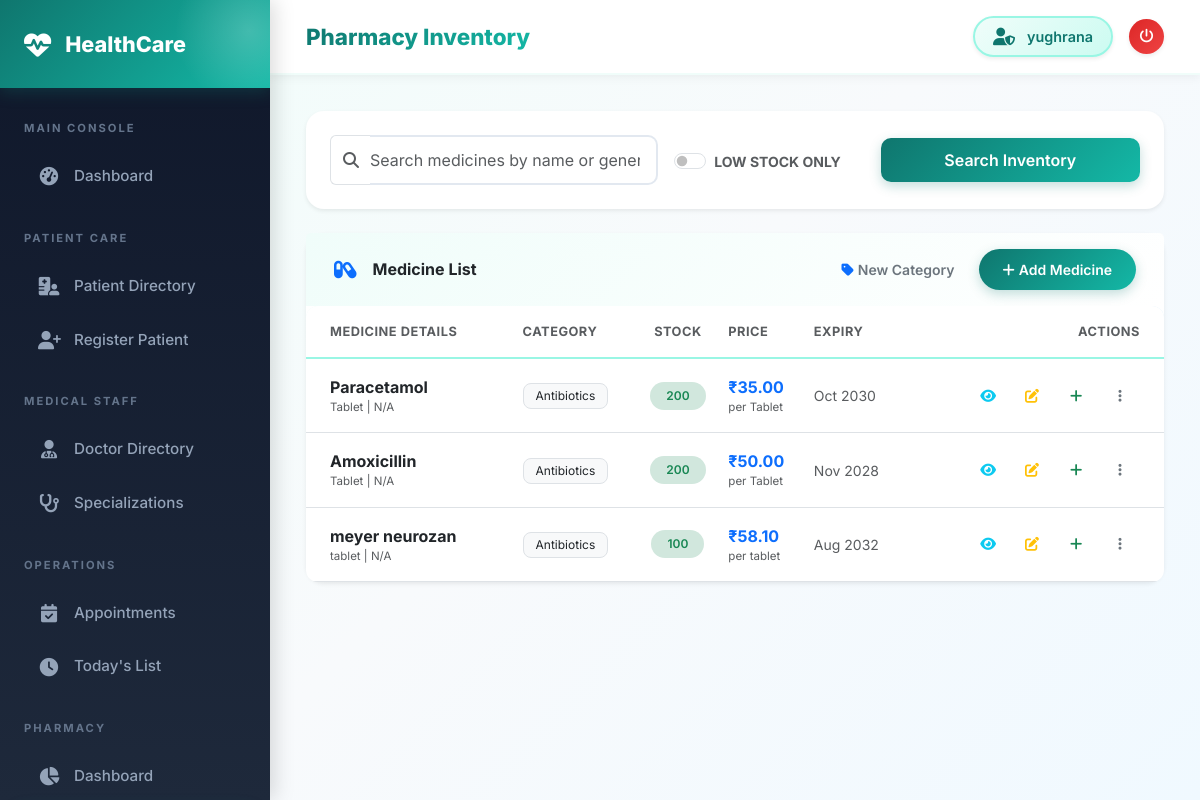
Screenshot of /pharmacy/medicines/ (signed in) with the database file from the repository.
### pharmacy/models.py (models this page shows, shortened)
class Medicine(models.Model):
    name = models.CharField(max_length=200)
    generic_name = models.CharField(max_length=200, blank=True)
    category = models.ForeignKey(MedicineCategory, on_delete=models.SET_NULL, null=True)
    manufacturer = models.CharField(max_length=200, blank=True)
    description = models.TextField(blank=True)
    dosage_form = models.CharField(max_length=100, blank=True, help_text="e.g. Tablet, Syrup, Injection")
    strength = models.CharField(max_length=100, blank=True, help_text="e.g. 500mg, 250mg/5ml")
    unit_price = models.DecimalField(max_digits=10, decimal_places=2, default=0)
    stock_quantity = models.IntegerField(default=0)
    reorder_level = models.IntegerField(default=10)
    expiry_date = models.DateField(null=True, blank=True)
    batch_number = models.CharField(max_length=50, blank=True)
    requires_prescription = models.BooleanField(default=False)
    is_active = models.BooleanField(default=True)
    created_at = models.DateTimeField(auto_now_add=True)
    updated_at = models.DateTimeField(auto_now=True)
    @property
    def is_low_stock(self):
        return self.stock_quantity <= self.reorder_level
    @property
    def is_expired(self):
        if self.expiry_date:
            from datetime import date
            return self.expiry_date < date.today()
        return False

class MedicineCategory(models.Model):
    name = models.CharField(max_length=100, unique=True)
    description = models.TextField(blank=True)
    class Meta:
        verbose_name_plural = "Medicine Categories"

### pharmacy/views.py (the view)
# urls.py: path('medicines/', views.medicine_list, name='medicine_list'),
@login_required
def medicine_list(request):
    query = request.GET.get('q', '')
    low_stock = request.GET.get('low_stock', '')
    medicines = Medicine.objects.select_related('category').filter(is_active=True)
    if query:
        medicines = medicines.filter(
            Q(name__icontains=query) |
            Q(generic_name__icontains=query) |
            Q(category__name__icontains=query)
        )
    if low_stock:
        medicines = [m for m in medicines if m.is_low_stock]
    return render(request, 'pharmacy/medicine_list.html', {
        'medicines': medicines, 'query': query, 'low_stock': low_stock
    })

### templates/pharmacy/medicine_list.html (shortened to what this page needs)
{% extends 'base/base.html' %}
{% block page_title %}Pharmacy Inventory{% endblock %}
{% block content %}
<div class="row mb-4">
    <div class="col-12">
        <div class="card shadow-sm border-0">
            <div class="card-body p-4">
                <form method="get" class="row align-items-center g-3">
                    <div class="col-md-5">
                        <div class="input-group">
                            <span class="input-group-text bg-white border-end-0 text-muted">
                                <i class="fas fa-search"></i>
                            </span>
                            <input type="text" name="q" class="form-control border-start-0 ps-0" placeholder="Search medicines by name or generic..." value="{{ query }}">
                        </div>
                    </div>
                    <div class="col-md-3">
                        <div class="form-check form-switch mt-1">
                            <input class="form-check-input" type="checkbox" name="low_stock" id="lowStock" {% if low_stock %}checked{% endif %} onchange="this.form.submit()">
                            <label class="form-check-label fw-bold text-muted small" for="lowStock">LOW STOCK ONLY</label>
                        </div>
                    </div>
                    <div class="col-md-4 d-flex gap-2">
                        <button class="btn btn-primary px-4 flex-fill" type="submit">Search Inventory</button>
                    </div>
                </form>
            </div>
        </div>
    </div>
</div>
<div class="card shadow-sm border-0 overflow-visible">
    <div class="card-header bg-white py-3 border-0 d-flex justify-content-between align-items-center">
        <div class="d-flex align-items-center">
            <i class="fas fa-capsules text-primary fa-lg me-3"></i>
            <h6 class="mb-0 fw-bold">Medicine List</h6>
        </div>
        <div class="d-flex gap-2">
            <a href="{% url 'category_create' %}" class="btn btn-outline-secondary btn-sm rounded-pill px-3">
                <i class="fas fa-tag me-1 text-primary"></i>New Category
            </a>
            <a href="{% url 'medicine_create' %}" class="btn btn-primary btn-sm rounded-pill px-4">
                <i class="fas fa-plus me-1"></i>Add Medicine
            </a>
        </div>
    </div>
    <div class="card-body p-0">
        <div class="table-responsive" style="overflow: visible;">
            <table class="table table-hover align-middle mb-0">
                <thead class="bg-light">
                    <tr>
                        <th class="px-4 py-3 small text-uppercase text-muted border-0">Medicine Details</th>
                        <th class="py-3 small text-uppercase text-muted border-0">Category</th>
                        <th class="py-3 small text-uppercase text-muted border-0 text-center">Stock</th>
                        <th class="py-3 small text-uppercase text-muted border-0">Price</th>
                        <th class="py-3 small text-uppercase text-muted border-0">Expiry</th>
                        <th class="px-4 py-3 small text-uppercase text-muted border-0 text-end">Actions</th>
                    </tr>
                </thead>
                <tbody class="border-top-0">
                    {% for med in medicines %}
                    <tr class="{% if med.is_expired %}bg-danger-subtle{% elif med.is_low_stock %}bg-warning-subtle{% endif %}">
                        <td class="px-4 py-3">
                            <div class="fw-bold text-dark">
                                <a href="{% url 'medicine_detail' med.pk %}" class="text-decoration-none text-dark">{{ med.name }}</a>
                            </div>
                            <div class="text-muted extra-small">{{ med.dosage_form }} | {{ med.strength|default:"N/A" }}</div>
                        </td>
                        <td>
                            <span class="badge bg-light text-dark border small fw-normal">{{ med.category.name|default:"General" }}</span>
                        </td>
                        <td class="text-center">
                            {% if med.is_low_stock %}
                                <div class="badge bg-danger rounded-pill px-3 py-2 shadow-sm">
                                    <i class="fas fa-exclamation-triangle me-1"></i>{{ med.stock_quantity }}
                                </div>
                                <div class="extra-small text-danger fw-bold mt-1">LOW STOCK</div>
                            {% else %}
                                <div class="badge bg-success-subtle text-success rounded-pill px-3 py-2">
                                    {{ med.stock_quantity }}
                                </div>
                            {% endif %}
                        </td>
                        <td>
                            <div class="fw-bold text-primary">₹{{ med.unit_price }}</div>
                            <div class="extra-small text-muted">per {{ med.dosage_form|default:"unit" }}</div>
                        </td>
                        <td>
                            {% if med.expiry_date %}
                                <div class="small {% if med.is_expired %}text-danger fw-bold{% else %}text-muted{% endif %}">
                                    {{ med.expiry_date|date:"M Y" }}
                                </div>
                            {% else %}
                                <span class="text-muted opacity-50 small">- No date -</span>
                            {% endif %}
                        </td>
                        <td class="px-4 py-3 text-end">
                            <div class="d-flex justify-content-end gap-1">
                                <a href="{% url 'medicine_detail' med.pk %}" class="btn btn-sm btn-outline-info action-btn" data-bs-toggle="tooltip" title="View Details">
                                    <i class="fas fa-eye"></i>
                                </a>
                                <a href="{% url 'medicine_update' med.pk %}" class="btn btn-sm btn-outline-warning action-btn" data-bs-toggle="tooltip" title="Edit Medicine">
                                    <i class="fas fa-edit"></i>
                                </a>
                                <a href="{% url 'add_stock' med.pk %}" class="btn btn-sm btn-outline-success action-btn" data-bs-toggle="tooltip" title="Restock">
                                    <i class="fas fa-plus"></i>
                                </a>
                                <div class="dropdown">
                                    <button class="btn btn-sm btn-outline-secondary action-btn" type="button" data-bs-toggle="dropdown">
                                        <i class="fas fa-ellipsis-v"></i>
                                    </button>
                                </div>
                            </div>
                        </td>
                    </tr>
                    {% endfor %}
                </tbody>
            </table>
        </div>
    </div>
</div>
{% endblock %}

### templates/base/base.html (shortened to what this page needs)
<!doctype html>
<html lang="en">
  <head>
    <link href="https://cdn.jsdelivr.net/npm/bootstrap@5.3.0/dist/css/bootstrap.min.css" rel="stylesheet" />
    <link href="https://cdnjs.cloudflare.com/ajax/libs/font-awesome/6.4.0/css/all.min.css" rel="stylesheet" />
  </head>
  <body>
    {% if user.is_authenticated %}
    <div class="sidebar" id="sidebar">
      <div class="sidebar-brand">
        <i class="fas fa-heartbeat"></i>
        <span>HealthCare</span>
      </div>
      <nav class="mt-2 pb-5">
        <div class="nav-section">Main Console</div>
        <a href="{% url 'dashboard' %}" class="nav-link {% if request.resolver_match.url_name == 'dashboard' %}active{% endif %}">
          <i class="fas fa-tachometer-alt"></i> Dashboard
        </a>
        <div class="nav-section">Patient Care</div>
        <a href="{% url 'patient_list' %}" class="nav-link {% if request.resolver_match.url_name == 'patient_list' %}active{% endif %}">
          <i class="fas fa-hospital-user"></i> Patient Directory
        </a>
        <a href="{% url 'patient_create' %}" class="nav-link {% if request.resolver_match.url_name == 'patient_create' %}active{% endif %}">
          <i class="fas fa-user-plus"></i> Register Patient
        </a>
        <div class="nav-section">Medical Staff</div>
        <a href="{% url 'doctor_list' %}" class="nav-link {% if request.resolver_match.url_name == 'doctor_list' %}active{% endif %}">
          <i class="fas fa-user-md"></i> Doctor Directory
        </a>
        <a href="{% url 'specialization_list' %}" class="nav-link {% if 'specialization' in request.resolver_match.url_name %}active{% endif %}">
          <i class="fas fa-stethoscope"></i> Specializations
        </a>
        <div class="nav-section">Operations</div>
        <a href="{% url 'appointment_list' %}" class="nav-link {% if request.resolver_match.url_name == 'appointment_list' %}active{% endif %}">
          <i class="fas fa-calendar-check"></i> Appointments
        </a>
        <a href="{% url 'today_appointments' %}" class="nav-link {% if request.resolver_match.url_name == 'today_appointments' %}active{% endif %}">
          <i class="fas fa-clock"></i> Today's List
        </a>
        <div class="nav-section">Pharmacy</div>
        <a href="{% url 'pharmacy_dashboard' %}" class="nav-link {% if request.resolver_match.url_name == 'pharmacy_dashboard' %}active{% endif %}">
          <i class="fas fa-chart-pie"></i> Dashboard
        </a>
      </nav>
    </div>
    <div class="main-content">
      <div class="topbar">
        <div class="d-flex align-items-center">
            <span class="topbar-title">{% block page_title %}HealthCare Portal{% endblock %}</span>
        </div>
        <div class="d-flex align-items-center gap-3">
          <div class="user-badge shadow-sm">
            <i class="fas fa-user-shield"></i>
            <span>{{ user.get_full_name|default:user.username }}</span>
          </div>
          <a href="{% url 'logout' %}" class="btn btn-sm btn-danger rounded-circle p-2 shadow-sm" style="width: 35px; height: 35px; display: flex; align-items: center; justify-content: center;">
            <i class="fas fa-power-off"></i>
          </a>
        </div>
      </div>
      <div class="page-content">
        {% block content %}{% endblock %}
      </div>
    </div>
    {% else %}
        {% block public_content %}{% endblock %}
    {% endif %}
  </body>
</html>

### rows the page displays
Medicine: name "Paracetamol", dosage_form "Tablet", strength "N/A", category.name "Antibiotics", stock_quantity "200", unit_price "35.00", expiry_date "Oct 2030"
Medicine: name "Amoxicillin", dosage_form "Tablet", strength "N/A", category.name "Antibiotics", stock_quantity "200", unit_price "50.00", expiry_date "Nov 2028"
Medicine: name "meyer neurozan", dosage_form "tablet", strength "N/A", category.name "Antibiotics", stock_quantity "100", unit_price "58.10", expiry_date "Aug 2032"

### other values shown
{{ user.get_full_name|default:user.username }} "yughrana"
